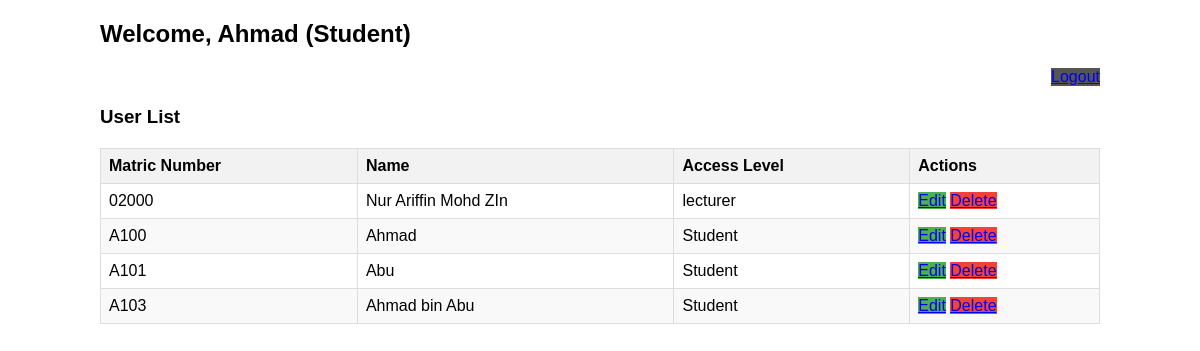
The app's page /dashboard.php (signed in) with its own data.
### tables this page shows
CREATE TABLE `users` (
  `id` int(11) NOT NULL,
  `matric` varchar(20) NOT NULL,
  `name` varchar(100) NOT NULL,
  `email` varchar(100) NOT NULL,
  `password` varchar(255) NOT NULL,
  `accessLevel` varchar(20) NOT NULL
);

### dashboard.php (the view, shortened to what this page needs)
<?php
$conn = new mysqli('localhost', 'root', '', 'Lab_5b');
$sql = "SELECT id, matric, name, accessLevel FROM users";
$result = $conn->query($sql);
?>
<!DOCTYPE html>
<html>
<head>
</head>
<body>
    <div class="container">
        <div class="welcome">
            <h2>Welcome, <?php echo $_SESSION['name']; ?> (<?php echo $_SESSION['accessLevel']; ?>)</h2>
            <a href="logout.php" class="logout-btn">Logout</a>
        </div>
        <h3>User List</h3>
        <table>
            <thead>
                <tr>
                    <th>Matric Number</th>
                    <th>Name</th>
                    <th>Access Level</th>
                    <th>Actions</th>
                </tr>
            </thead>
            <tbody>
                <?php while ($row = $result->fetch_assoc()): ?>
                <tr>
                    <td><?php echo htmlspecialchars($row['matric']); ?></td>
                    <td><?php echo htmlspecialchars($row['name']); ?></td>
                    <td><?php echo htmlspecialchars($row['accessLevel']); ?></td>
                    <td>
                        <a href="edit.php?id=<?php echo $row['id']; ?>" class="edit-btn">Edit</a>
                        <a href="dashboard.php?delete=<?php echo $row['id']; ?>" class="delete-btn" onclick="return confirm('Are you sure you want to delete this user?')">Delete</a>
                    </td>
                </tr>
                <?php endwhile; ?>
            </tbody>
        </table>
    </div>
</body>
</html>

### dashboard.php (style rules this page uses)
body { font-family: Arial, sans-serif; margin: 20px; }
.container { max-width: 1000px; margin: 0 auto; }
table { width: 100%; border-collapse: collapse; margin-top: 20px; }
th, td { border: 1px solid #ddd; padding: 8px; text-align: left; }
th { background-color: #f2f2f2; }
tr:nth-child(even) { background-color: #f9f9f9; }
.edit-btn { background-color: #4CAF50; }
.delete-btn { background-color: #f44336; }
.logout-btn { background-color: #555; float: right; }
.welcome { margin-bottom: 20px; }

### records on screen
users: matric "02000", name "Nur Ariffin Mohd ZIn", accessLevel "lecturer"
users: matric "A100", name "Ahmad", accessLevel "Student"
users: matric "A101", name "Abu", accessLevel "Student"
users: matric "A103", name "Ahmad bin Abu", accessLevel "Student"

### other values on screen
$_SESSION['name'] "Ahmad"
$_SESSION['accessLevel'] "Student"
